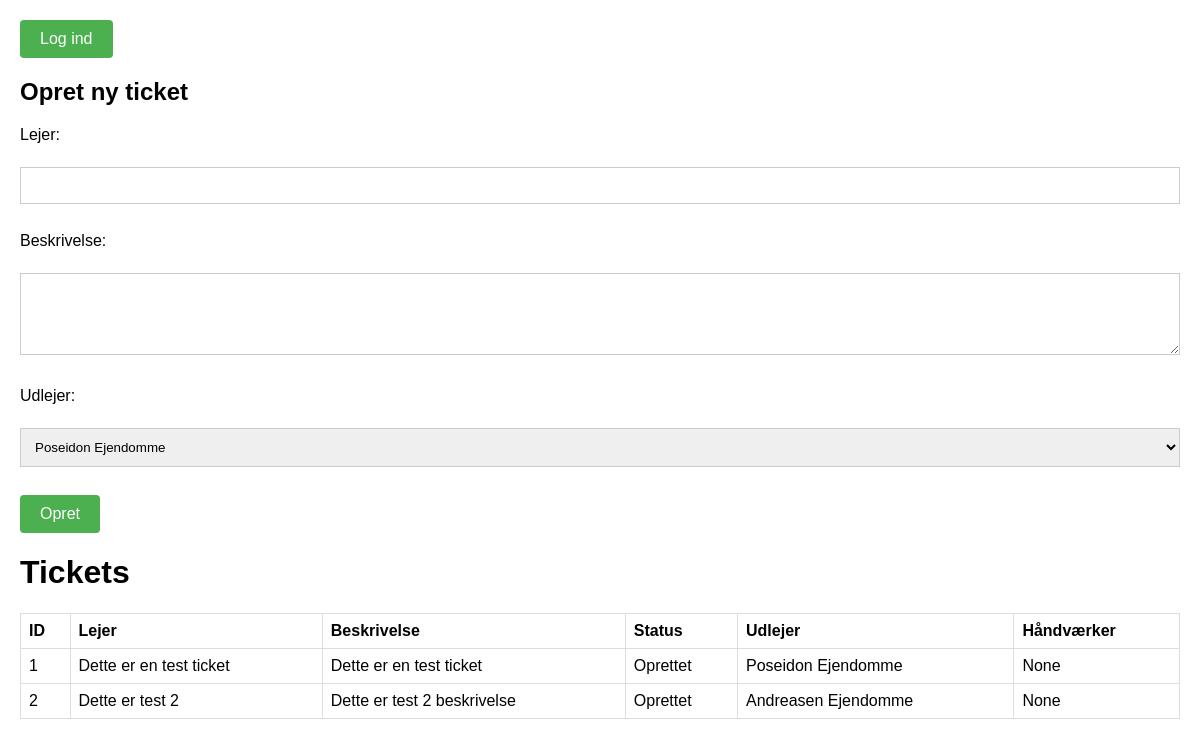
Before: / with the older database file.
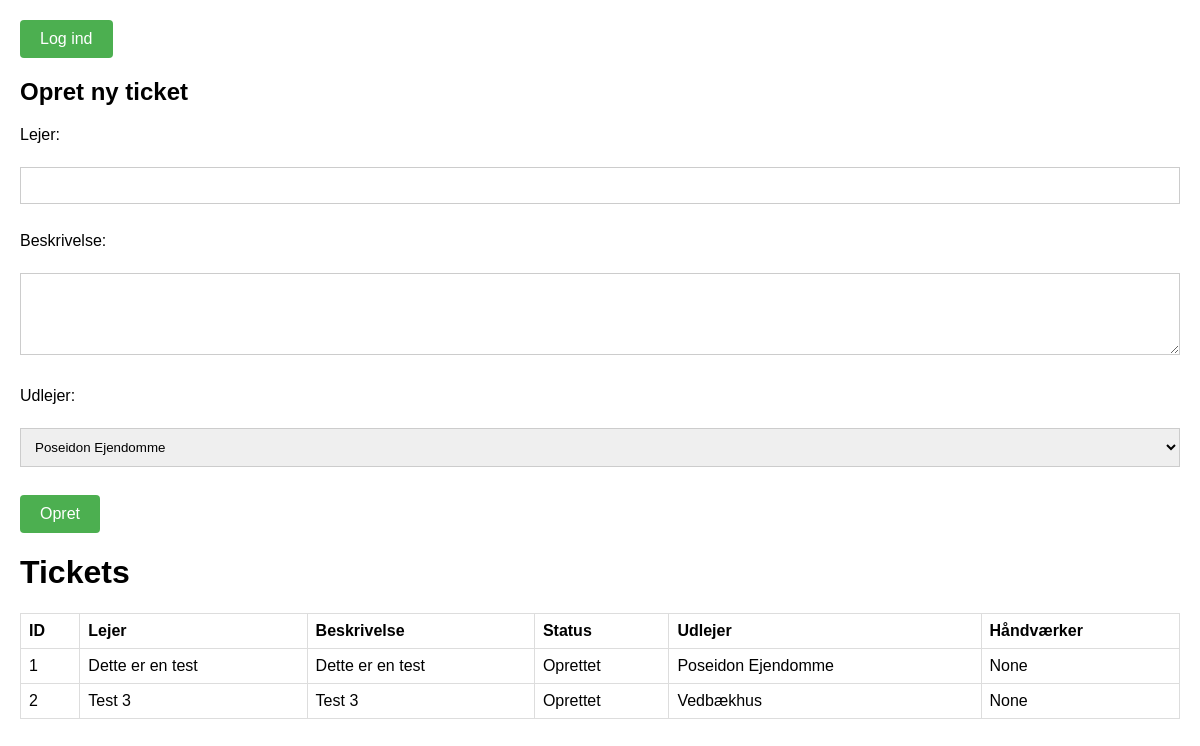
After: the same page with the newer database file.
### tables this page shows
CREATE TABLE tickets (
    id INTEGER PRIMARY KEY AUTOINCREMENT,
    lejer TEXT NOT NULL,
    beskrivelse TEXT NOT NULL,
    status TEXT NOT NULL,
    udlejer TEXT NOT NULL,
    håndværker TEXT,
    user_id INTEGER,
    unit_id INTEGER NOT NULL,
    FOREIGN KEY (user_id) REFERENCES users(id),
    FOREIGN KEY (unit_id) REFERENCES units(id)
);

### app.py (the view)
@app.route("/")
def index():
    conn = get_db_connection()
    try:
        tickets = conn.execute('SELECT * FROM tickets').fetchall()
    except sqlite3.OperationalError as e:
        print(f"Fejl ved hentning af tickets: {e}")
        tickets = []
    finally:
        conn.close()
    return render_template("index.html", tickets=tickets)

### app.py (called while the page is built)
@app.context_processor
def inject_login():
    return dict(flask_login=flask_login)

def get_db_connection():
    conn = sqlite3.connect(DATABASE)
    conn.row_factory = sqlite3.Row
    return conn

### templates/index.html (shortened to what this page needs)
<!DOCTYPE html>
<html>
<head>
</head>
<body>
    {% if flask_login.current_user.is_authenticated %}
    <p>Logget ind som: {{ flask_login.current_user.username }} <a class="button-lookalike" href="{{ url_for('logout') }}">Log ud</a></p>
    {% else %}
        <p><a class="button-lookalike" href="{{ url_for('login') }}">Log ind</a></p>
    {% endif %}
    <h2>Opret ny ticket</h2>
    <form action="/create" method="post">
        <label for="lejer">Lejer:</label><br>
        <input type="text" id="lejer" name="lejer" required><br><br>
        <label for="beskrivelse">Beskrivelse:</label><br>
        <textarea id="beskrivelse" name="beskrivelse" rows="4" cols="50" required></textarea><br><br>
        <label for="udlejer">Udlejer:</label><br>
         <select id="udlejer" name="udlejer" required>
            <option value="Poseidon Ejendomme">Poseidon Ejendomme</option>
         </select><br><br>
        <input type="submit" value="Opret">
    </form>
    <h1>Tickets</h1>
    <table>
        <thead>
            <tr>
                <th>ID</th>
                <th>Lejer</th>
                <th>Beskrivelse</th>
                <th>Status</th>
                <th>Udlejer</th>
                <th>Håndværker</th>
            </tr>
        </thead>
        <tbody>
            {% for ticket in tickets %}
            <tr>
                <td data-label="ID">{{ ticket.id }}</td>
                <td data-label="Lejer">{{ ticket.lejer }}</td>
                <td data-label="Beskrivelse">{{ ticket.beskrivelse }}</td>
                <td data-label="Status">{{ ticket.status }}</td>
                <td data-label="Udlejer">{{ ticket.udlejer }}</td>
                <td data-label="Håndværker">{{ ticket.håndværker }}</td>
            </tr>
            {% endfor %}
        </tbody>
    </table>
</body>
</html>

### templates/index.html (style rules this page uses)
body { font-family: sans-serif; margin: 20px; }
label { display: block; margin-bottom: 5px; }
input[type="text"], textarea, select { width: 100%; padding: 10px; margin-bottom: 10px; border: 1px solid #ccc; box-sizing: border-box; }
input[type="submit"] { background-color: #4CAF50; color: white; padding: 10px 20px; border: none; cursor: pointer; }
table { border-collapse: collapse; width: 100%; }
th, td { border: 1px solid #ddd; padding: 8px; text-align: left; }
input[type="submit"], a.button-lookalike { background-color: #4CAF50; color: white; padding: 10px 20px; border: none; cursor: pointer; text-decoration: none; display: inline-block; border-radius: 4px; font-size: 16px; font-family: inherit; }
a { color: blue; text-decoration: none; }

Changed rows visible on the page:
changed tickets "Poseidon Ejendomme": lejer "Dette er en test ticket" → "Dette er en test"; beskrivelse "Dette er en test ticket" → "Dette er en test"
changed tickets id 2: lejer "Dette er test 2" → "Test 3"; beskrivelse "Dette er test 2 beskrivelse" → "Test 3"; udlejer "Andreasen Ejendomme" → "Vedbækhus"
